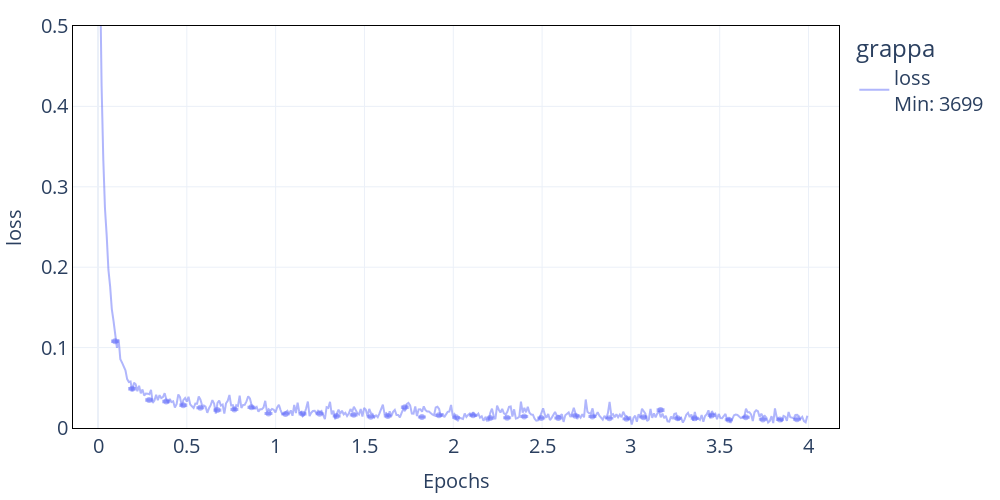
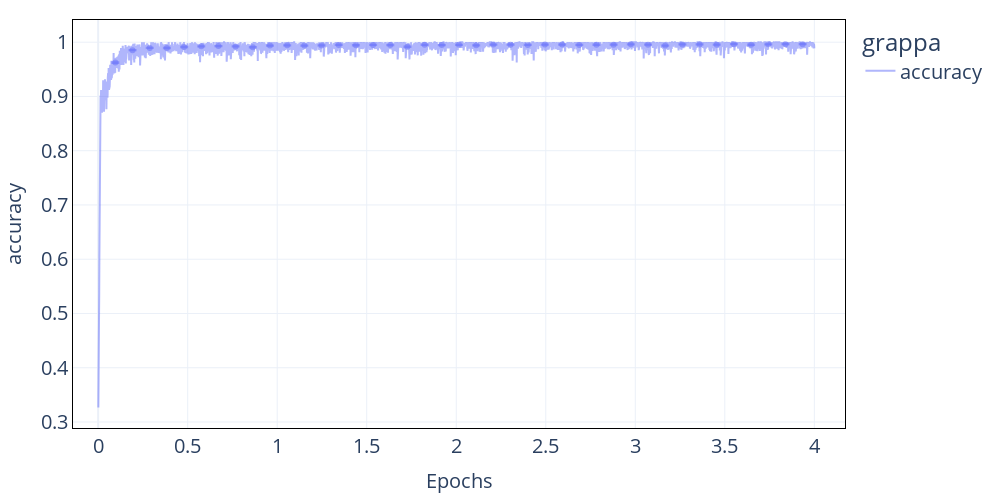

Write notebook code for charts like these, in order.
### Markdown cell above
Or... simply use the tools available to you and let the magic happen!

### Code cell
from spine.vis.train import TrainDrawer

log_dir = '/n/holyscratch01/iaifi_lab/Users/nsantiago/logs/'
drawer = TrainDrawer(log_dir, interactive=True)

drawer.draw(model='grappa',
            metric='loss',
           limits=[0.,.5], smoothing=10, step=10, print_min=True)
    
drawer.draw(model='grappa',
            metric=['accuracy'],
           )

### Figure 1 — Plotly figure (JSON) as saved in the notebook; plotly's stock layout.template omitted (floating-point values rounded to 4 significant figures; data arrays with more than 128 entries replaced by an {"elided": "..."} marker saying what was removed)
{"data": [{"legendgroup": "group0", "line": {"color": "rgba(99, 110, 250, 0.5)"}, "name": "loss<br>Min: 3699", "showlegend": true, "type": "scatter", "x": {"elided": "417 float values"}, "y": {"elided": "417 float values"}}, {"error_y": {"array": [0.0009396, 0.0008727, 0.0008614, 0.0009688, 0.0008803, 0.0006531, 0.000769, 0.000823, 0.0007765, 0.0006871, 0.0006732, 0.000731, 0.0005884, 0.0006116, 0.0007076, 0.0005786, 0.0006696, 0.0008826, 0.0005857, 0.0007284, 0.000581, 0.000623, 0.0006355, 0.0005258, 0.000671, 0.0006513, 0.0005818, 0.0006092, 0.0005773, 0.0006099, 0.0005022, 0.0006713, 0.001077, 0.0005399, 0.0006649, 0.0008618, 0.0005922, 0.0006424, 0.0004963, 0.0005656, 0.0005372]}, "hovertext": ["(Iteration: 99)", "(Iteration: 199)", "(Iteration: 299)", "(Iteration: 399)", "(Iteration: 499)", "(Iteration: 599)", "(Iteration: 699)", "(Iteration: 799)", "(Iteration: 899)", "(Iteration: 999)", "(Iteration: 1099)", "(Iteration: 1199)", "(Iteration: 1299)", "(Iteration: 1399)", "(Iteration: 1499)", "(Iteration: 1599)", "(Iteration: 1699)", "(Iteration: 1799)", "(Iteration: 1899)", "(Iteration: 1999)", "(Iteration: 2099)", "(Iteration: 2199)", "(Iteration: 2299)", "(Iteration: 2399)", "(Iteration: 2499)", "(Iteration: 2599)", "(Iteration: 2699)", "(Iteration: 2799)", "(Iteration: 2899)", "(Iteration: 2999)", "(Iteration: 3099)", "(Iteration: 3199)", "(Iteration: 3299)", "(Iteration: 3399)", "(Iteration: 3499)", "(Iteration: 3599)", "(Iteration: 3699)", "(Iteration: 3799)", "(Iteration: 3899)", "(Iteration: 3999)", "(Iteration: 4099)"], "legendgroup": "group0", "marker": {"color": "rgba(99, 110, 250, 0.5)"}, "mode": "markers", "showlegend": false, "type": "scatter", "x": [0.09597, 0.1919, 0.2879, 0.3839, 0.4798, 0.5758, 0.6718, 0.7678, 0.8637, 0.9597, 1.056, 1.152, 1.248, 1.344, 1.44, 1.536, 1.631, 1.727, 1.823, 1.919, 2.015, 2.111, 2.207, 2.303, 2.399, 2.495, 2.591, 2.687, 2.783, 2.879, 2.975, 3.071, 3.167, 3.263, 3.359, 3.455, 3.551, 3.647, 3.743, 3.839, 3.935], "y": [0.1078, 0.04876, 0.03489, 0.03308, 0.02827, 0.02511, 0.02232, 0.02316, 0.02578, 0.01801, 0.0174, 0.01758, 0.01767, 0.015, 0.01638, 0.01404, 0.01493, 0.02578, 0.0136, 0.01573, 0.01323, 0.01577, 0.01229, 0.01272, 0.01434, 0.01232, 0.01242, 0.0153, 0.01429, 0.01228, 0.01139, 0.01351, 0.02236, 0.01213, 0.01215, 0.01565, 0.01029, 0.01333, 0.0107, 0.01044, 0.01076]}], "layout": {"height": 500, "legend": {"font": {"size": 20}, "title": {"text": "grappa"}, "tracegroupgap": 1}, "margin": {"b": 20, "l": 20, "r": 20, "t": 20}, "width": 1000, "xaxis": {"autorange": true, "linecolor": "black", "mirror": true, "range": [-0.1414, 4.172], "tickfont": {"size": 20}, "title": {"font": {"size": 20}, "text": "Epochs"}, "type": "linear"}, "yaxis": {"linecolor": "black", "mirror": true, "range": [0, 0.5], "tickfont": {"size": 20}, "title": {"font": {"size": 20}, "text": "loss"}, "type": "linear"}}}

### Figure 2 — Plotly figure (JSON) as saved in the notebook; plotly's stock layout.template omitted (floating-point values rounded to 4 significant figures; data arrays with more than 128 entries replaced by an {"elided": "..."} marker saying what was removed)
{"data": [{"legendgroup": "group0", "line": {"color": "rgba(99, 110, 250, 0.5)"}, "name": "accuracy", "showlegend": true, "type": "scatter", "x": {"elided": "4168 float values"}, "y": {"elided": "4168 float values"}}, {"error_y": {"array": [0.0005688, 0.0003691, 0.0003378, 0.0003425, 0.0003238, 0.0002886, 0.0002872, 0.0003036, 0.0003136, 0.0002588, 0.0002422, 0.0002652, 0.0002547, 0.0002342, 0.0002675, 0.0002371, 0.0002514, 0.0002892, 0.000245, 0.0002501, 0.0002466, 0.0002456, 0.0002233, 0.0002356, 0.0002549, 0.0002255, 0.0002542, 0.0002563, 0.0002484, 0.0002377, 0.0002181, 0.0002462, 0.0002739, 0.0002362, 0.000228, 0.0002346, 0.0002182, 0.0002445, 0.000222, 0.0002257, 0.000234]}, "hovertext": ["(Iteration: 99)", "(Iteration: 199)", "(Iteration: 299)", "(Iteration: 399)", "(Iteration: 499)", "(Iteration: 599)", "(Iteration: 699)", "(Iteration: 799)", "(Iteration: 899)", "(Iteration: 999)", "(Iteration: 1099)", "(Iteration: 1199)", "(Iteration: 1299)", "(Iteration: 1399)", "(Iteration: 1499)", "(Iteration: 1599)", "(Iteration: 1699)", "(Iteration: 1799)", "(Iteration: 1899)", "(Iteration: 1999)", "(Iteration: 2099)", "(Iteration: 2199)", "(Iteration: 2299)", "(Iteration: 2399)", "(Iteration: 2499)", "(Iteration: 2599)", "(Iteration: 2699)", "(Iteration: 2799)", "(Iteration: 2899)", "(Iteration: 2999)", "(Iteration: 3099)", "(Iteration: 3199)", "(Iteration: 3299)", "(Iteration: 3399)", "(Iteration: 3499)", "(Iteration: 3599)", "(Iteration: 3699)", "(Iteration: 3799)", "(Iteration: 3899)", "(Iteration: 3999)", "(Iteration: 4099)"], "legendgroup": "group0", "marker": {"color": "rgba(99, 110, 250, 0.5)"}, "mode": "markers", "showlegend": false, "type": "scatter", "x": [0.09597, 0.1919, 0.2879, 0.3839, 0.4798, 0.5758, 0.6718, 0.7678, 0.8637, 0.9597, 1.056, 1.152, 1.248, 1.344, 1.44, 1.536, 1.631, 1.727, 1.823, 1.919, 2.015, 2.111, 2.207, 2.303, 2.399, 2.495, 2.591, 2.687, 2.783, 2.879, 2.975, 3.071, 3.167, 3.263, 3.359, 3.455, 3.551, 3.647, 3.743, 3.839, 3.935], "y": [0.9623, 0.9854, 0.9895, 0.9894, 0.991, 0.9924, 0.9928, 0.9922, 0.9907, 0.9938, 0.9943, 0.9938, 0.9941, 0.995, 0.9944, 0.995, 0.9947, 0.9916, 0.9951, 0.9947, 0.9951, 0.9942, 0.9957, 0.9953, 0.9949, 0.9957, 0.9956, 0.9948, 0.9953, 0.9955, 0.996, 0.9954, 0.9937, 0.9958, 0.9959, 0.9954, 0.9963, 0.9953, 0.9962, 0.9964, 0.9962]}], "layout": {"height": 500, "legend": {"font": {"size": 20}, "title": {"text": "grappa"}, "tracegroupgap": 1}, "margin": {"b": 20, "l": 20, "r": 20, "t": 20}, "width": 1000, "xaxis": {"autorange": true, "linecolor": "black", "mirror": true, "range": [-0.1409, 4.172], "tickfont": {"size": 20}, "title": {"font": {"size": 20}, "text": "Epochs"}, "type": "linear"}, "yaxis": {"autorange": true, "linecolor": "black", "mirror": true, "range": [0.2889, 1.041], "tickfont": {"size": 20}, "title": {"font": {"size": 20}, "text": "accuracy"}, "type": "linear"}}}
